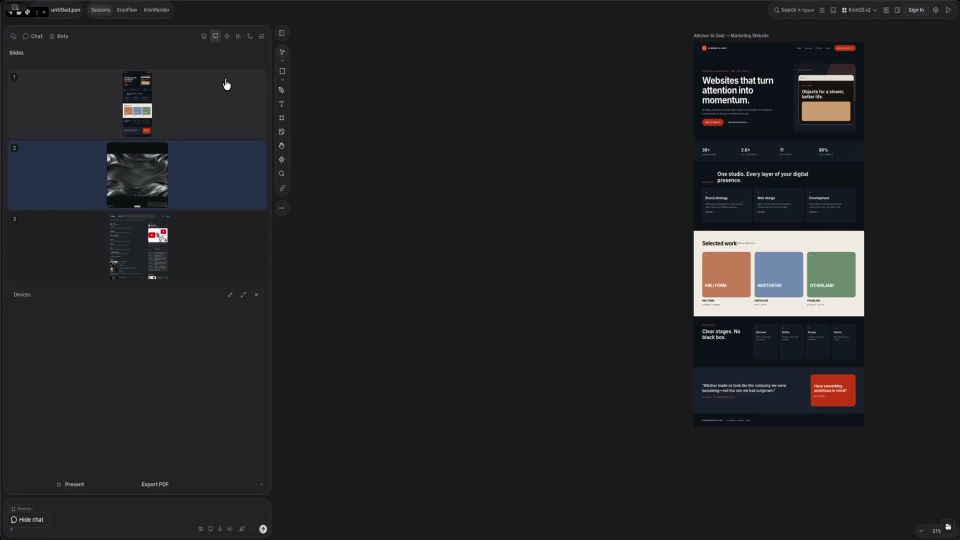
#> input picture graphite-canvas/composition/assets/canvas-chrome.jpg, 1920 x 1080 px (shown at 1/2 size)
$ python render_follow.py
#> lines starting #> are read from the running program, lines starting #| are printed output that depends on the picture
from pathlib import Path
import math, subprocess, cv2
from PIL import Image, ImageDraw, ImageFont
import numpy as np

HERE=Path(__file__).resolve().parent
assets=HERE.parents[1]/'graphite-canvas/composition/assets'
original=HERE.parents[1]/'graphite-agents/composition/assets'
W,H=1920,1080
def font(n,italic=False):return ImageFont.truetype('/System/Library/Fonts/Supplemental/'+('Georgia Italic.ttf' if italic else 'Arial.ttf'),n)
def ease(x):
 x=max(0,min(1,x));return x*x*(3-2*x)
def mix(a,b,f):return a+(b-a)*f
back=Image.open(assets/'canvas-chrome.jpg').convert('RGB')
#> back is the input picture: PIL image 1920x1080 RGB; mean R, G, B 34.8, 34.9, 37.5
base=Image.new('RGB',(W,H),'#19191b')
base.paste(back.crop((0,0,W,48)),(0,0))
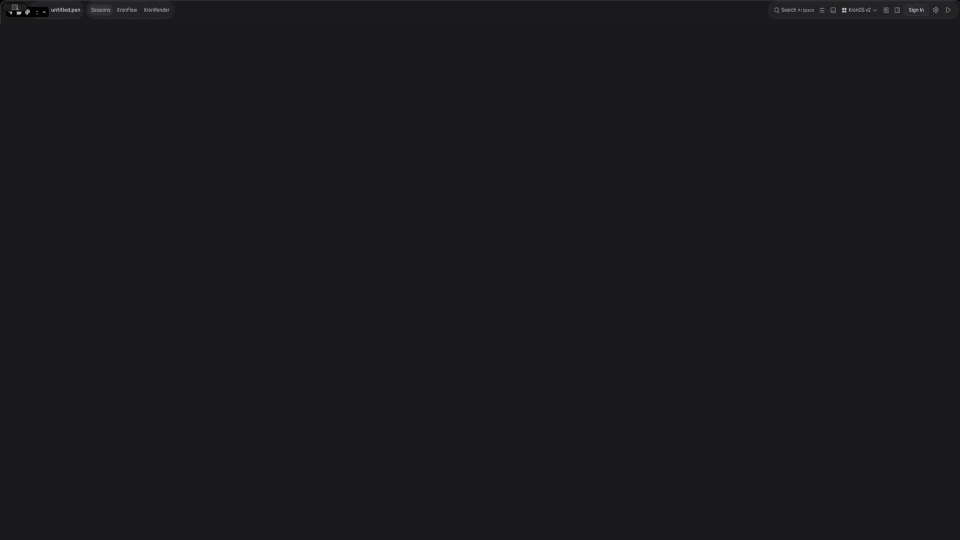
#> base: PIL image 1920x1080 RGB (shown at 1/2 size); mean R, G, B 25.3, 25.3, 27.3
base.paste(back.crop((0,48,550,1080)).resize((205,1032)),(0,48))
base.paste(back.crop((550,50,590,405)),(207,50))
bd=ImageDraw.Draw(base)
bd.text((270,65),'Agent workspace',font=font(39,True),fill='#f0eee9')
bd.text((1430,79),'PARALLEL SESSION  /  RECREATION',font=font(20),fill='#bec1c7')
positions=[(255,155,420,250),(712,155,420,250),(1170,155,435,250),(1650,134,197,291),
 (255,462,420,240),(712,462,420,240),(1170,462,435,240),(1650,455,197,277),
 (255,762,420,245),(712,762,420,245),(1170,762,435,245),(1650,762,197,245)]
items=[('Lead','Agent chat',''),('Agent 01','Riverwalk lookup','web0'),('Agent 02','Verify shortlist','guest-terminal'),('Agent 03','iPhone 16e · Safari','safari'),
 ('Agent 04','Park lookup','web1'),('Agent 05','Cuisine research','web2'),('Agent 06','Organize files','guest-files'),('Agent 07','iPhone 17 Pro · Settings','settings'),
 ('Coordinator','Map review','browser'),('Agent 08','Transit lookup','web3'),('Agent 09','Canvas design','design'),('Agent 10','Chicago clock','guest-clock')]
#> (the run stopped early here; a loop or call above may not have finished)
